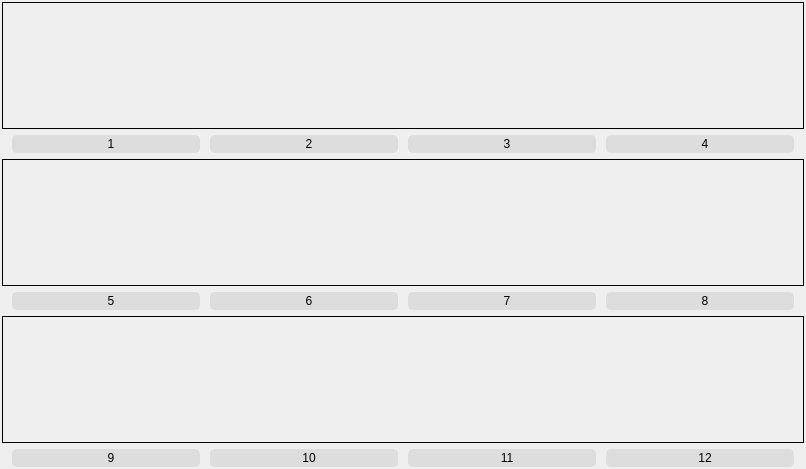
      <widget class="QWidget" name="page_top">
       <layout class="QVBoxLayout" name="verticalLayout_3">
        <property name="leftMargin">
         <number>2</number>
        </property>
        <property name="topMargin">
         <number>2</number>
        </property>
        <property name="rightMargin">
         <number>2</number>
        </property>
        <property name="bottomMargin">
         <number>2</number>
        </property>
        <item>
         <widget class="QFrame" name="frame_64">
          <property name="frameShape">
           <enum>QFrame::Box</enum>
          </property>
          <property name="frameShadow">
           <enum>QFrame::Plain</enum>
          </property>
          <layout class="QHBoxLayout" name="horizontalLayout_225">
           <property name="spacing">
            <number>0</number>
           </property>
           <property name="leftMargin">
            <number>0</number>
           </property>
           <property name="topMargin">
            <number>0</number>
           </property>
           <property name="rightMargin">
            <number>0</number>
           </property>
           <property name="bottomMargin">
            <number>0</number>
           </property>
           <item>
            <widget class="QLabel" name="tlive1">
             <property name="minimumSize">
              <size>
               <width>200</width>
               <height>125</height>
              </size>
             </property>
             <property name="text">
              <string/>
             </property>
             <property name="scaledContents">
              <bool>true</bool>
             </property>
            </widget>
           </item>
           <item>
            <widget class="QLabel" name="tlive2">
             <property name="minimumSize">
              <size>
               <width>200</width>
               <height>125</height>
              </size>
             </property>
             <property name="text">
              <string/>
             </property>
             <property name="scaledContents">
              <bool>true</bool>
             </property>
            </widget>
           </item>
           <item>
            <widget class="QLabel" name="tlive3">
             <property name="minimumSize">
              <size>
               <width>200</width>
               <height>125</height>
              </size>
             </property>
             <property name="text">
              <string/>
             </property>
             <property name="scaledContents">
              <bool>true</bool>
             </property>
            </widget>
           </item>
           <item>
            <widget class="QLabel" name="tlive4">
             <property name="minimumSize">
              <size>
               <width>200</width>
               <height>125</height>
              </size>
             </property>
             <property name="text">
              <string/>
             </property>
             <property name="scaledContents">
              <bool>true</bool>
             </property>
            </widget>
           </item>
          </layout>
         </widget>
        </item>
        <item>
         <layout class="QHBoxLayout" name="horizontalLayout_205" stretch="0,0,0,0">
          <property name="spacing">
           <number>10</number>
          </property>
          <property name="leftMargin">
           <number>10</number>
          </property>
          <property name="rightMargin">
           <number>10</number>
          </property>
          <item>
           <widget class="QLabel" name="label_46">
            <property name="maximumSize">
             <size>
              <width>16777215</width>
              <height>20</height>
             </size>
            </property>
            <property name="styleSheet">
             <string notr="true">QLabel {
	background-color: rgb(221, 221, 221);
	border-radius: 5px;
	border: 2px solid rgb(221, 221, 221);
	padding-left: 10px;
	selection-color: rgb(255, 255, 255);
	selection-background-color: rgb(255, 121, 198);
}
</string>
            </property>
            <property name="text">
             <string>1</string>
            </property>
            <property name="alignment">
             <set>Qt::AlignCenter</set>
            </property>
           </widget>
          </item>
          <item>
           <widget class="QLabel" name="label_47">
            <property name="maximumSize">
             <size>
              <width>16777215</width>
              <height>20</height>
             </size>
            </property>
            <property name="styleSheet">
             <string notr="true">QLabel {
	background-color: rgb(221, 221, 221);
	border-radius: 5px;
	border: 2px solid rgb(221, 221, 221);
	padding-left: 10px;
	selection-color: rgb(255, 255, 255);
	selection-background-color: rgb(255, 121, 198);
}
</string>
            </property>
            <property name="text">
             <string>2</string>
            </property>
            <property name="alignment">
             <set>Qt::AlignCenter</set>
            </property>
           </widget>
          </item>
          <item>
           <widget class="QLabel" name="label_48">
            <property name="maximumSize">
             <size>
              <width>16777215</width>
              <height>20</height>
             </size>
            </property>
            <property name="styleSheet">
             <string notr="true">QLabel {
	background-color: rgb(221, 221, 221);
	border-radius: 5px;
	border: 2px solid rgb(221, 221, 221);
	padding-left: 10px;
	selection-color: rgb(255, 255, 255);
	selection-background-color: rgb(255, 121, 198);
}
</string>
            </property>
            <property name="text">
             <string>3</string>
            </property>
            <property name="alignment">
             <set>Qt::AlignCenter</set>
            </property>
           </widget>
          </item>
          <item>
           <widget class="QLabel" name="label_49">
            <property name="maximumSize">
             <size>
              <width>16777215</width>
              <height>20</height>
             </size>
            </property>
            <property name="styleSheet">
             <string notr="true">QLabel {
	background-color: rgb(221, 221, 221);
	border-radius: 5px;
	border: 2px solid rgb(221, 221, 221);
	padding-left: 10px;
	selection-color: rgb(255, 255, 255);
	selection-background-color: rgb(255, 121, 198);
}
</string>
            </property>
            <property name="text">
             <string>4</string>
            </property>
            <property name="alignment">
             <set>Qt::AlignCenter</set>
            </property>
           </widget>
          </item>
         </layout>
        </item>
        <item>
         <widget class="QFrame" name="frame_67">
          <property name="frameShape">
           <enum>QFrame::Box</enum>
          </property>
          <property name="frameShadow">
           <enum>QFrame::Plain</enum>
          </property>
          <layout class="QHBoxLayout" name="horizontalLayout_226">
           <property name="spacing">
            <number>0</number>
           </property>
           <property name="leftMargin">
            <number>0</number>
           </property>
           <property name="topMargin">
            <number>0</number>
           </property>
           <property name="rightMargin">
            <number>0</number>
           </property>
           <property name="bottomMargin">
            <number>0</number>
           </property>
           <item>
            <widget class="QLabel" name="tlive5">
             <property name="minimumSize">
              <size>
               <width>200</width>
               <height>125</height>
              </size>
             </property>
             <property name="text">
              <string/>
             </property>
             <property name="scaledContents">
              <bool>true</bool>
             </property>
            </widget>
           </item>
           <item>
            <widget class="QLabel" name="tlive6">
             <property name="minimumSize">
              <size>
               <width>200</width>
               <height>125</height>
              </size>
             </property>
             <property name="text">
              <string/>
             </property>
             <property name="scaledContents">
              <bool>true</bool>
             </property>
            </widget>
           </item>
           <item>
            <widget class="QLabel" name="tlive7">
             <property name="minimumSize">
              <size>
               <width>200</width>
               <height>125</height>
              </size>
             </property>
             <property name="text">
              <string/>
             </property>
             <property name="scaledContents">
              <bool>true</bool>
             </property>
            </widget>
           </item>
           <item>
            <widget class="QLabel" name="tlive8">
             <property name="minimumSize">
              <size>
               <width>200</width>
               <height>125</height>
              </size>
             </property>
             <property name="text">
              <string/>
             </property>
             <property name="scaledContents">
              <bool>true</bool>
             </property>
            </widget>
           </item>
          </layout>
         </widget>
        </item>
        <item>
         <layout class="QHBoxLayout" name="horizontalLayout_206" stretch="0,0,0,0">
          <property name="spacing">
           <number>10</number>
          </property>
          <property name="leftMargin">
           <number>10</number>
          </property>
          <property name="rightMargin">
           <number>10</number>
          </property>
          <item>
           <widget class="QLabel" name="label_50">
            <property name="maximumSize">
             <size>
              <width>16777215</width>
              <height>20</height>
             </size>
            </property>
            <property name="styleSheet">
             <string notr="true">QLabel {
	background-color: rgb(221, 221, 221);
	border-radius: 5px;
	border: 2px solid rgb(221, 221, 221);
	padding-left: 10px;
	selection-color: rgb(255, 255, 255);
	selection-background-color: rgb(255, 121, 198);
}
</string>
            </property>
            <property name="text">
             <string>5</string>
            </property>
            <property name="alignment">
             <set>Qt::AlignCenter</set>
            </property>
           </widget>
          </item>
          <item>
           <widget class="QLabel" name="label_51">
            <property name="maximumSize">
             <size>
              <width>16777215</width>
              <height>20</height>
             </size>
            </property>
            <property name="styleSheet">
             <string notr="true">QLabel {
	background-color: rgb(221, 221, 221);
	border-radius: 5px;
	border: 2px solid rgb(221, 221, 221);
	padding-left: 10px;
	selection-color: rgb(255, 255, 255);
	selection-background-color: rgb(255, 121, 198);
}
</string>
            </property>
            <property name="text">
             <string>6</string>
            </property>
            <property name="alignment">
             <set>Qt::AlignCenter</set>
            </property>
           </widget>
          </item>
          <item>
           <widget class="QLabel" name="label_53">
            <property name="maximumSize">
             <size>
              <width>16777215</width>
              <height>20</height>
             </size>
            </property>
            <property name="styleSheet">
             <string notr="true">QLabel {
	background-color: rgb(221, 221, 221);
	border-radius: 5px;
	border: 2px solid rgb(221, 221, 221);
	padding-left: 10px;
	selection-color: rgb(255, 255, 255);
	selection-background-color: rgb(255, 121, 198);
}
</string>
            </property>
            <property name="text">
             <string>7</string>
            </property>
            <property name="alignment">
             <set>Qt::AlignCenter</set>
            </property>
           </widget>
          </item>
          <item>
           <widget class="QLabel" name="label_54">
            <property name="maximumSize">
             <size>
              <width>16777215</width>
              <height>20</height>
             </size>
            </property>
            <property name="styleSheet">
             <string notr="true">QLabel {
	background-color: rgb(221, 221, 221);
	border-radius: 5px;
	border: 2px solid rgb(221, 221, 221);
	padding-left: 10px;
	selection-color: rgb(255, 255, 255);
	selection-background-color: rgb(255, 121, 198);
}
</string>
            </property>
            <property name="text">
             <string>8</string>
            </property>
            <property name="alignment">
             <set>Qt::AlignCenter</set>
            </property>
           </widget>
          </item>
         </layout>
        </item>
        <item>
         <widget class="QFrame" name="frame_69">
          <property name="frameShape">
           <enum>QFrame::Box</enum>
          </property>
          <property name="frameShadow">
           <enum>QFrame::Plain</enum>
          </property>
          <layout class="QHBoxLayout" name="horizontalLayout_193">
           <property name="spacing">
            <number>0</number>
           </property>
           <property name="leftMargin">
            <number>0</number>
           </property>
           <property name="topMargin">
            <number>0</number>
           </property>
           <property name="rightMargin">
            <number>0</number>
           </property>
           <property name="bottomMargin">
            <number>0</number>
           </property>
           <item>
            <widget class="QLabel" name="tlive9">
             <property name="minimumSize">
              <size>
               <width>200</width>
               <height>125</height>
              </size>
             </property>
             <property name="text">
              <string/>
             </property>
             <property name="scaledContents">
              <bool>true</bool>
             </property>
            </widget>
           </item>
           <item>
            <widget class="QLabel" name="tlive10">
             <property name="minimumSize">
              <size>
               <width>200</width>
               <height>125</height>
              </size>
             </property>
             <property name="text">
              <string/>
             </property>
             <property name="scaledContents">
              <bool>true</bool>
             </property>
            </widget>
           </item>
           <item>
            <widget class="QLabel" name="tlive11">
             <property name="minimumSize">
              <size>
               <width>200</width>
               <height>125</height>
              </size>
             </property>
             <property name="text">
              <string/>
             </property>
             <property name="scaledContents">
              <bool>true</bool>
             </property>
            </widget>
           </item>
           <item>
            <widget class="QLabel" name="tlive12">
             <property name="minimumSize">
              <size>
               <width>200</width>
               <height>125</height>
              </size>
             </property>
             <property name="text">
              <string/>
             </property>
             <property name="scaledContents">
              <bool>true</bool>
             </property>
            </widget>
           </item>
          </layout>
         </widget>
        </item>
        <item>
         <layout class="QHBoxLayout" name="horizontalLayout_207" stretch="0,0,0,0">
          <property name="spacing">
           <number>10</number>
          </property>
          <property name="leftMargin">
           <number>10</number>
          </property>
          <property name="rightMargin">
           <number>10</number>
          </property>
          <item>
           <widget class="QLabel" name="label_55">
            <property name="maximumSize">
             <size>
              <width>16777215</width>
              <height>20</height>
             </size>
            </property>
            <property name="styleSheet">
             <string notr="true">QLabel {
	background-color: rgb(221, 221, 221);
	border-radius: 5px;
	border: 2px solid rgb(221, 221, 221);
	padding-left: 10px;
	selection-color: rgb(255, 255, 255);
	selection-background-color: rgb(255, 121, 198);
}
</string>
            </property>
            <property name="text">
             <string>9</string>
            </property>
            <property name="alignment">
             <set>Qt::AlignCenter</set>
            </property>
           </widget>
          </item>
          <item>
           <widget class="QLabel" name="label_56">
            <property name="maximumSize">
             <size>
              <width>16777215</width>
              <height>20</height>
             </size>
            </property>
            <property name="styleSheet">
             <string notr="true">QLabel {
	background-color: rgb(221, 221, 221);
	border-radius: 5px;
	border: 2px solid rgb(221, 221, 221);
	padding-left: 10px;
	selection-color: rgb(255, 255, 255);
	selection-background-color: rgb(255, 121, 198);
}
</string>
            </property>
            <property name="text">
             <string>10</string>
            </property>
            <property name="alignment">
             <set>Qt::AlignCenter</set>
            </property>
           </widget>
          </item>
          <item>
           <widget class="QLabel" name="label_57">
            <property name="maximumSize">
             <size>
              <width>16777215</width>
              <height>20</height>
             </size>
            </property>
            <property name="styleSheet">
             <string notr="true">QLabel {
	background-color: rgb(221, 221, 221);
	border-radius: 5px;
	border: 2px solid rgb(221, 221, 221);
	padding-left: 10px;
	selection-color: rgb(255, 255, 255);
	selection-background-color: rgb(255, 121, 198);
}
</string>
            </property>
            <property name="text">
             <string>11</string>
            </property>
            <property name="alignment">
             <set>Qt::AlignCenter</set>
            </property>
           </widget>
          </item>
          <item>
           <widget class="QLabel" name="label_58">
            <property name="maximumSize">
             <size>
              <width>16777215</width>
              <height>20</height>
             </size>
            </property>
            <property name="styleSheet">
             <string notr="true">QLabel {
	background-color: rgb(221, 221, 221);
	border-radius: 5px;
	border: 2px solid rgb(221, 221, 221);
	padding-left: 10px;
	selection-color: rgb(255, 255, 255);
	selection-background-color: rgb(255, 121, 198);
}
</string>
            </property>
            <property name="text">
             <string>12</string>
            </property>
            <property name="alignment">
             <set>Qt::AlignCenter</set>
            </property>
           </widget>
          </item>
         </layout>
        </item>
       </layout>
      </widget>
